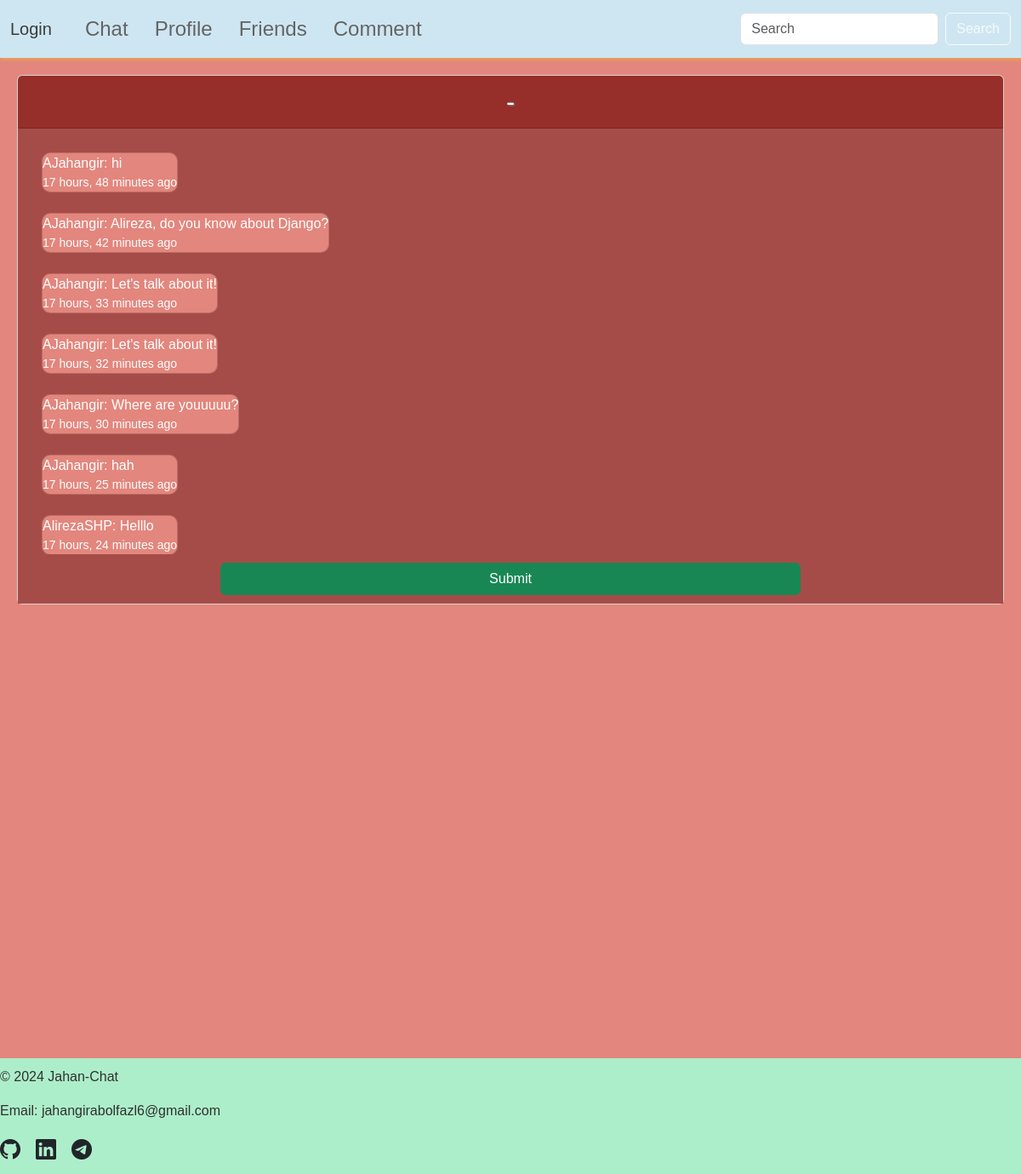
The app's page /success-direct-send/5/ with its own data.
### base/models.py (models this page shows, shortened)
class Message(models.Model):
    author = models.ForeignKey(CustomUser, on_delete=models.CASCADE, related_name="messages")
    chat = models.ForeignKey(Chat, on_delete=models.CASCADE, related_name="messages")
    body = models.TextField()
    created = models.DateTimeField(auto_now_add=True)
    updated = models.DateTimeField(auto_now=True)
    class Meta:
        ordering = ["created"]
        indexes = [
            models.Index(fields=["created"]),
        ]

class CustomUser(AbstractUser):
    friends = models.ManyToManyField("self", symmetrical=True, blank=True)
    created = models.DateTimeField(auto_now_add=True)
    groups = models.ManyToManyField(
        Group,
        related_name='customuser_set',
        blank=True,
        help_text='The groups this user belongs to. A user will get all permissions granted to each of their groups.',
        related_query_name='customuser',
    )
    user_permissions = models.ManyToManyField(
        Permission,
        related_name='customuser_set',
        blank=True,
        help_text='Specific permissions for this user.',
        related_query_name='customuser',
    )
    class Meta:
        ordering = ["created"]
    def __str__(self):
        return self.username

### base/views.py (the view, shortened to what this page needs)
# urls.py: path("success-direct-send/<str:pk>/", views.sendDirectMessage, name="success_direct_send"),
def sendDirectMessage(request, pk):
    chat = Chat.objects.get(id=pk)
    participants = chat.participants.all()
    if participants[0] == request.user:
        friend = participants[1]
    else:
        friend = participants[0]
    messages = chat.messages.all().order_by("created")
    context = {
        "chat": chat,
        "chat_messages": messages
    }
    return render(request, "base/direct_chat.html", context=context)

### base/templates/base/direct_chat.html (shortened to what this page needs)
{% extends 'base.html' %}
{% load static %}
{% block extra_css %}
    <link rel="stylesheet" href="{% static 'style/direct_chat.css' %}">
{% endblock extra_css %}
{% block page_content %}
    <div class="card">
        <div class="card-header">{{ user.username }}-{{ request.user.username }}</div>
        <div class="card-body chat-container">
            {% for chat_message in chat_messages %}
                <div class="message-container">
                    <div class="card message-card {% if chat_message.author == user %}my-message{% else %}other-message{% endif %}">
                        {{ chat_message.author }}: {{ chat_message.body }}
                        <br>
                        <small>{{ chat_message.created|timesince }} ago</small>
                    </div>
                </div>
            {% endfor %}
        </div>
        <div class="form-container">
            <form id="message-form" method="post" action="{% url 'success_direct_send' chat.id %}">
                <button type="submit" class="btn btn-success">Submit</button>
            </form>
        </div>
    </div>
{% endblock page_content %}

### static/style/base.css (style rules this page uses)
html, body { margin: 0; padding: 0; height: 100%; }
body { background-color: #E3867D; font-family: 'Lucida Sans', 'Lucida Sans Regular', 'Lucida Grande', 'Lucida Sans Unicode', Geneva, Verdana, sans-serif; display: flex; flex-direction: column; min-height: 100vh; }

### static/style/direct_chat.css (style rules this page uses)
.chat-container { display: flex; flex-direction: column; height: 500px; overflow-y: scroll; background-color: #A64C48; }
.card-header { text-align: center; font-size: 30px; text-shadow: 1px 1px 2px rgba(88, 222, 234, 0.56); color: white; background-color: #962E2A; }
.message-card { width: fit-content; text-wrap: wrap; color: white; background-color: #E3867D; border-radius: 10px; margin: 12px; }
#message-form { display: flex; flex-direction: column; padding: 10px; width: 100%; box-sizing: border-box; background-color: #A64C48; }
.form-container { display: flex; flex-direction: column; justify-content: center; }
.form-container button { width: 60%; align-self: center; }

### records on screen
Message: author "AJahangir", body "hi", created "17 hours, 48 minutes"
Message: author "AJahangir", body "Alireza, do you know about Django?", created "17 hours, 42 minutes"
Message: author "AJahangir", body "Let's talk about it!", created "17 hours, 33 minutes"
Message: author "AJahangir", body "Let's talk about it!", created "17 hours, 32 minutes"
Message: author "AJahangir", body "Where are youuuuu?", created "17 hours, 30 minutes"
Message: author "AJahangir", body "hah", created "17 hours, 25 minutes"
Message: author "AlirezaSHP", body "Helllo", created "17 hours, 24 minutes"
